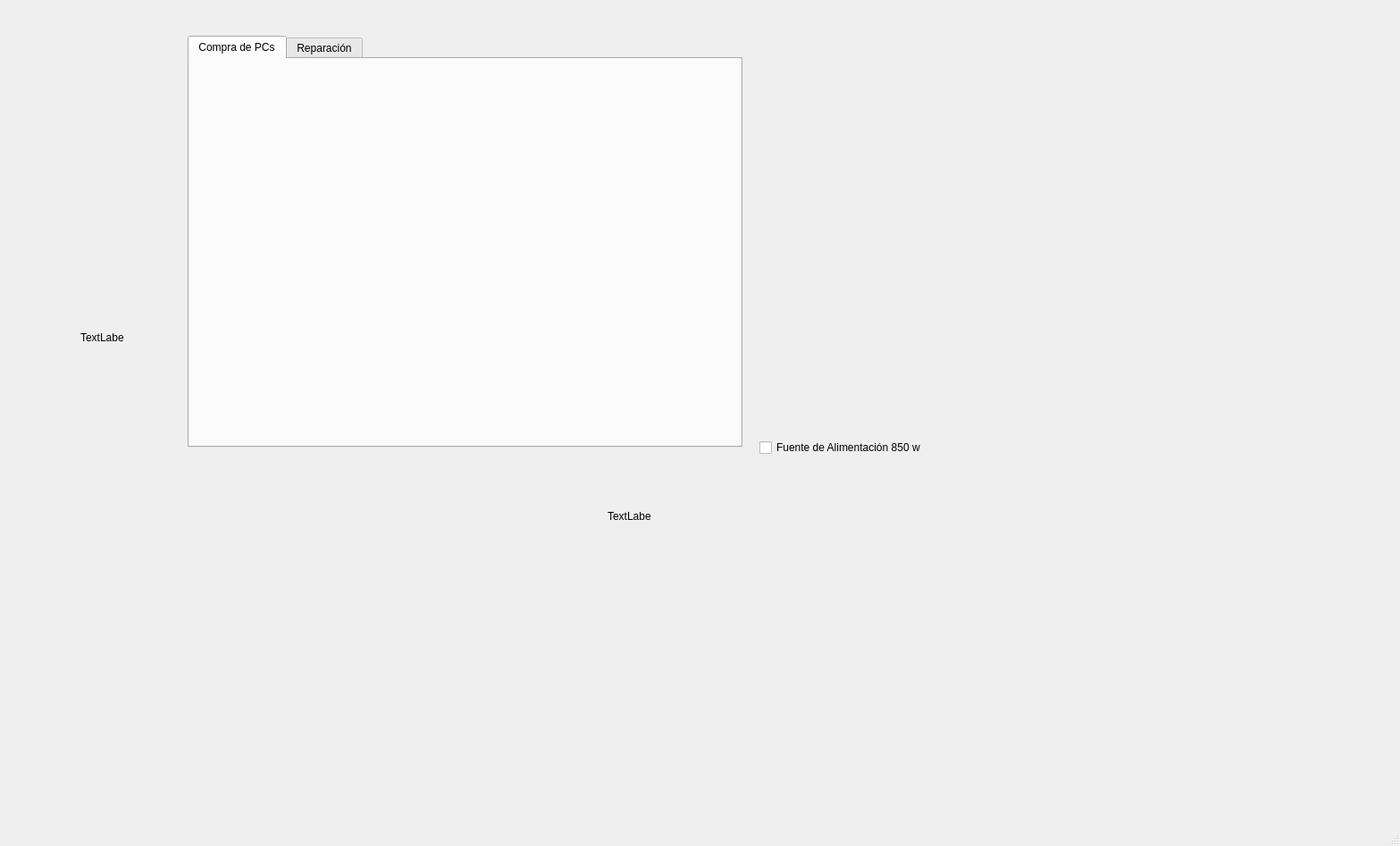
<?xml version="1.0" encoding="UTF-8"?>
<ui version="4.0">
 <class>MainWindow</class>
 <widget class="QMainWindow" name="MainWindow">
  <property name="geometry">
   <rect>
    <x>0</x>
    <y>0</y>
    <width>1567</width>
    <height>947</height>
   </rect>
  </property>
  <property name="windowTitle">
   <string>MainWindow</string>
  </property>
  <widget class="QWidget" name="centralwidget">
   <widget class="QTabWidget" name="tabWidget">
    <property name="geometry">
     <rect>
      <x>210</x>
      <y>40</y>
      <width>621</width>
      <height>461</height>
     </rect>
    </property>
    <property name="currentIndex">
     <number>0</number>
    </property>
    <widget class="QWidget" name="tab">
     <attribute name="title">
      <string>Compra de PCs</string>
     </attribute>
    </widget>
    <widget class="QWidget" name="tab_2">
     <attribute name="title">
      <string>Reparación</string>
     </attribute>
    </widget>
   </widget>
   <widget class="QLabel" name="label_3">
    <property name="geometry">
     <rect>
      <x>90</x>
      <y>370</y>
      <width>49</width>
      <height>16</height>
     </rect>
    </property>
    <property name="text">
     <string>TextLabel</string>
    </property>
   </widget>
   <widget class="QLabel" name="label_4">
    <property name="geometry">
     <rect>
      <x>680</x>
      <y>570</y>
      <width>49</width>
      <height>16</height>
     </rect>
    </property>
    <property name="text">
     <string>TextLabel</string>
    </property>
   </widget>
   <widget class="QWidget" name="verticalLayoutWidget">
    <property name="geometry">
     <rect>
      <x>850</x>
      <y>70</y>
      <width>602</width>
      <height>441</height>
     </rect>
    </property>
    <layout class="QVBoxLayout" name="verticalLayout_2">
     <item>
      <widget class="QLabel" name="label_2">
       <property name="text">
        <string/>
       </property>
       <property name="pixmap">
        <pixmap resource="Imagenes Paco/recursos.qrc">:/CastaPC/fuente-alimentacion-atx-850w-gigabyte-80--gold-modular--gp-p850gm-main.jpg</pixmap>
       </property>
       <property name="scaledContents">
        <bool>true</bool>
       </property>
      </widget>
     </item>
     <item>
      <widget class="QCheckBox" name="checkBox_2">
       <property name="text">
        <string>Fuente de Alimentación 850 w</string>
       </property>
      </widget>
     </item>
    </layout>
   </widget>
   <widget class="QWidget" name="verticalLayoutWidget_2">
    <property name="geometry">
     <rect>
      <x>870</x>
      <y>530</y>
      <width>1231</width>
      <height>1091</height>
     </rect>
    </property>
    <layout class="QVBoxLayout" name="verticalLayout_4">
     <item>
      <widget class="QLabel" name="label">
       <property name="text">
        <string/>
       </property>
       <property name="pixmap">
        <pixmap resource="Imagenes Paco/recursos.qrc">:/CastaPC/81XHNWut5WL._AC_SL1500_.jpg</pixmap>
       </property>
       <property name="scaledContents">
        <bool>true</bool>
       </property>
      </widget>
     </item>
     <item>
      <widget class="QCheckBox" name="checkBox_3">
       <property name="text">
        <string>RTX 3290 Titan 24GB</string>
       </property>
      </widget>
     </item>
    </layout>
   </widget>
  </widget>
  <widget class="QMenuBar" name="menubar">
   <property name="geometry">
    <rect>
     <x>0</x>
     <y>0</y>
     <width>1567</width>
     <height>22</height>
    </rect>
   </property>
  </widget>
  <widget class="QStatusBar" name="statusbar"/>
 </widget>
 <resources>
  <include location="Imagenes Paco/recursos.qrc"/>
 </resources>
 <connections/>
</ui>
